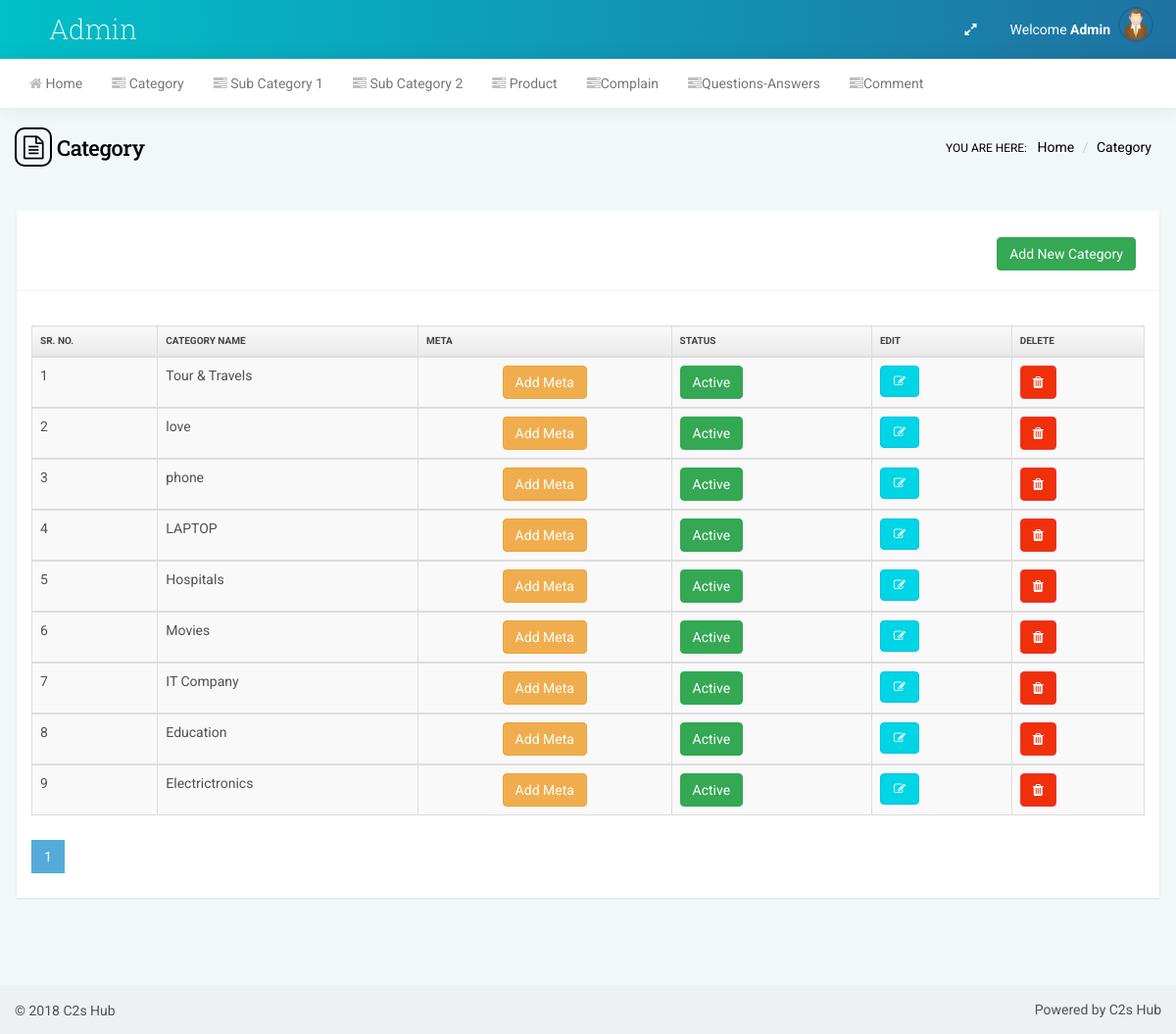
The page /admin/category.php (signed in) on the database its author committed.
### tables this page shows
CREATE TABLE `category` (
  `category_id` int(11) NOT NULL,
  `category_name` varchar(255) DEFAULT NULL,
  `admin_id` int(11) NOT NULL,
  `meta_tag` varchar(255) NOT NULL,
  `meta_keyword` varchar(255) NOT NULL,
  `meta_description` varchar(255) NOT NULL,
  `status` int(120) NOT NULL DEFAULT '1'
);

### admin/include/function.php (called while the page is built, shortened)
<?php
function fetch_query($con,$query){
	if($con !=='' && $query){
	$data=mysqli_query($con,$query);
	while($alldata=mysqli_fetch_assoc($data)){
		$returndata[]=	$alldata;
	}
	if(!empty($returndata)){
	return 	$returndata;
	}
	}
}
?>

### admin/category.php (the view, shortened to what this page needs)
<?php include('include/top-menu.php'); ?>
<?php include('include/header.php'); ?>
  <div class="boxed">
    <div id="content-container">
      <div class="pageheader hidden-xs">
        <h3><i class="fa fa-file-text-o"></i>Category</h3>
        <div class="breadcrumb-wrapper"> <span class="label">You are here:</span>
          <ol class="breadcrumb">
            <li> <a href="dashbord.php"> Home </a> </li>
            <li class="active">Category</li>
          </ol>
        </div>
      </div>
      <div id="page-content">
        <div class="row">
          <div class="eq-height">
            <div class="col-sm-12 eq-box-sm">
              <div class="panel">
              <div class="row"><div class="col-lg-6">
              </div><div class="col-lg-3">   <div class="searchbox">
  </div>
  </div>
  <div class="col-lg-3 add-button text-right"><div class="searchbox">
  <a class="btn btn-success" id="update" data-id="" data-admin_id="<?php echo $admin_id; ?>" data-toggle="modal" data-target="#myModal" data-backdrop="static" data-keyboard="false">Add New Category</a></div></div></div>
  <hr>
                <div class="panel-body">
				<?php
$showRecordPerPage = 15;
if(isset($_GET['page']) && !empty($_GET['page'])){
$currentPage = $_GET['page'];
}else{
$currentPage = 1;
}
$startFrom = ($currentPage * $showRecordPerPage) - $showRecordPerPage;
$query = "select * from category  order by category_id desc LIMIT $startFrom, $showRecordPerPage";
					  $i=1;
				$all_data=fetch_query($con,$query);
				if(!empty($all_data)){
				?>
                  <div class="table-responsive">
                    <table id="demo-dt-basic" class="table table-striped table-bordered">
                      <thead>
                        <tr>
										<th>Sr. No.</th>
										<th>Category NAME</th>
										<th>Meta</th>
										<th>Status</th>
										<th>EDIT</th>
										<th>DELETE</th>
                        </tr>
                      </thead>
					  <?php foreach($all_data as $about_data){ ?>
                      <tbody  id="project_search2">
                        <tr>
						<td> <?php echo $i; ?></td>
                          <td><?php echo $about_data['category_name']; ?></td>
 <td align="center"><a href="meta?C_ID=<?php echo $about_data['category_id']; ?>&&type=category"  class="btn btn-warning"> Add Meta</a> </td>
                          <td><?php if($about_data['status']==1) {?>
                            <a class="btn btn-success" id="change_status" data-id="<?php echo $about_data['category_id']; ?>" data-admin_id="<?php echo $about_data['admin_id']; ?>" data-status="<?php echo $about_data['status']; ?>">Active</a>
                            <?php } else {?>
                               <a class="btn btn-danger" id="change_status" data-id="<?php echo $about_data['category_id']; ?>" data-admin_id="<?php echo $about_data['admin_id']; ?>" data-status="<?php echo $about_data['status']; ?>">In-active</a>
                              <?php
						}
						?></td>
                  <td><a class="btn btn-info btn-sm editproject" data-toggle="modal" data-target="#myModal" id="update" data-id="<?php echo $about_data['category_id']; ?>" data-admin_id="<?php echo $about_data['admin_id']; ?>"><span class="fa fa-pencil-square-o"></span> </a> </td>
                      <td><a style="text-decoration:none;" class="approved btn btn-danger" id="delete" data-id="<?php echo $about_data['category_id']; ?>" data-admin_id="<?php echo $about_data['admin_id']; ?>" ><i class="fa fa-trash"></i> </a>
                                                      </td>
                        </tr>
  					                       </tbody>
										   <?php
										   $i++;
											}
										   ?>
                    </table>
<nav aria-label="Page navigation">
<ul class="pagination">
<li class="page-item active"><a class="page-link" href="?page=<?php echo $currentPage ?>"><?php echo $currentPage ?></a></li>
</ul>
</nav>
                  </div>
				  <?php
				}else{
				echo '<div class="alert alert-danger">No Data Available.</div>';
				}
				  ?>
                </div>
              </div>
            </div>
          </div>
        </div>
      </div>
    </div>
  </div>
<?php include('include/footer.php'); ?>

### rows shown on the page
category: category_name "Tour & Travels"
category: category_name "love"
category: category_name "phone"
category: category_name "LAPTOP"
category: category_name "Hospitals"
category: category_name "Movies"
category: category_name "IT Company"
category: category_name "Education"
category: category_name "Electrictronics"

### other values the page prints
$currentPage "1"
